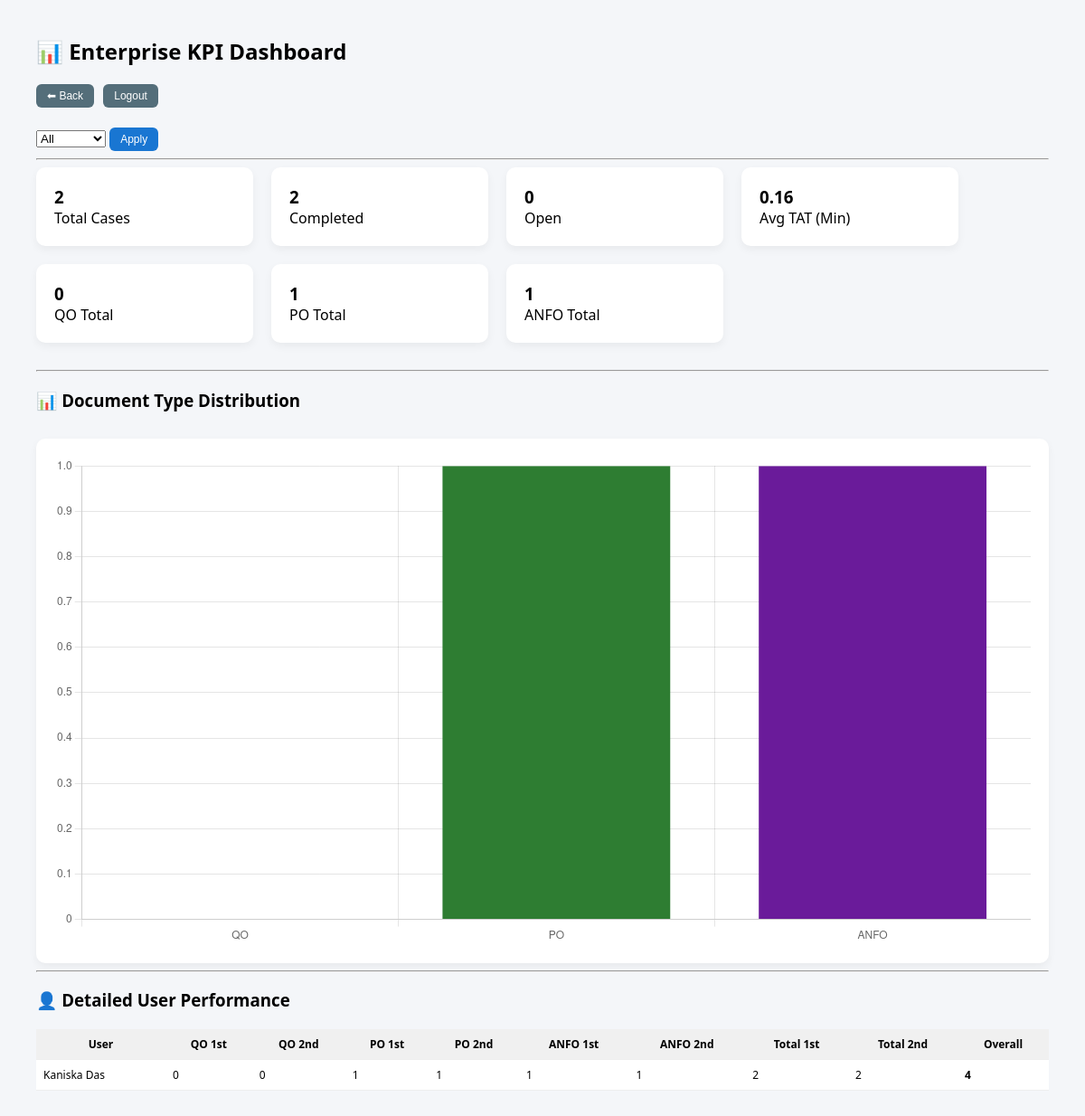
The page /kpi (signed in) on the database its author committed.
### app.py (models this page shows)
class User(UserMixin, db.Model):
    id = db.Column(db.Integer, primary_key=True)
    name = db.Column(db.String(100))
    uid = db.Column(db.String(50))

### app.py (the view)
@app.route('/kpi')
@login_required
def kpi():
    period = request.args.get("period", "all")
    today = datetime.datetime.now()  # ✅ local time
    query = Document.query
    if period == "today":
        start = today.replace(hour=0, minute=0, second=0)
        query = query.filter(Document.created_at >= start)
    elif period == "week":
        start = today - datetime.timedelta(days=7)
        query = query.filter(Document.created_at >= start)
    elif period == "month":
        start = today - datetime.timedelta(days=30)
        query = query.filter(Document.created_at >= start)
    elif period == "quarter":
        start = today - datetime.timedelta(days=90)
        query = query.filter(Document.created_at >= start)
    elif period == "half":
        start = today - datetime.timedelta(days=180)
        query = query.filter(Document.created_at >= start)
    elif period == "year":
        start = today - datetime.timedelta(days=365)
        query = query.filter(Document.created_at >= start)
    docs = query.all()
    total_cases = len(docs)
    completed_cases = len([d for d in docs if d.completed_at])
    open_cases = total_cases - completed_cases
    total_minutes = 0
    for d in docs:
        if d.completed_at:
            total_minutes += (d.completed_at - d.created_at).total_seconds() / 60
    avg_time = round(total_minutes / completed_cases, 2) if completed_cases else 0
    qo_total = len([d for d in docs if d.doc_type == "QO"])
    po_total = len([d for d in docs if d.doc_type == "PO"])
    anfo_total = len([d for d in docs if d.doc_type == "ANFO"])
    users = User.query.all()
    user_stats = []
    for user in users:
        docs_1st = [d for d in docs if d.signer1 == user.name]
        docs_2nd = [d for d in docs if d.signer2 == user.name]
        stats = {
            "name": user.name,
            "qo_1st": len([d for d in docs_1st if d.doc_type == "QO"]),
            "qo_2nd": len([d for d in docs_2nd if d.doc_type == "QO"]),
            "po_1st": len([d for d in docs_1st if d.doc_type == "PO"]),
            "po_2nd": len([d for d in docs_2nd if d.doc_type == "PO"]),
            "anfo_1st": len([d for d in docs_1st if d.doc_type == "ANFO"]),
            "anfo_2nd": len([d for d in docs_2nd if d.doc_type == "ANFO"]),
            "total_1st": len(docs_1st),
            "total_2nd": len(docs_2nd),
        }
        stats["overall"] = stats["total_1st"] + stats["total_2nd"]
        user_stats.append(stats)
    return render_template("kpi.html",
                           total_cases=total_cases,
                           completed_cases=completed_cases,
                           open_cases=open_cases,
                           avg_time=avg_time,
                           qo_total=qo_total,
                           po_total=po_total,
                           anfo_total=anfo_total,
                           user_stats=user_stats,
                           period=period)

### app.py (called while the page is built)
@login_manager.user_loader
def load_user(user_id):
    return User.query.get(int(user_id))

### templates/kpi.html (shortened to what this page needs)
<!DOCTYPE html>
<html>
<head>
</head>
<body>
<h2>📊 Enterprise KPI Dashboard</h2>
<a href="/dashboard"><button class="gray">⬅ Back</button></a>
<a href="/logout"><button class="gray">Logout</button></a>
<br><br>
<form method="GET">
<select name="period">
<option value="all">All</option>
</select>
<button class="primary">Apply</button>
</form>
<hr>
<div class="card-container">
<div class="card"><h3>{{ total_cases }}</h3>Total Cases</div>
<div class="card"><h3>{{ completed_cases }}</h3>Completed</div>
<div class="card"><h3>{{ open_cases }}</h3>Open</div>
<div class="card"><h3>{{ avg_time }}</h3>Avg TAT (Min)</div>
<div class="card"><h3>{{ qo_total }}</h3>QO Total</div>
<div class="card"><h3>{{ po_total }}</h3>PO Total</div>
<div class="card"><h3>{{ anfo_total }}</h3>ANFO Total</div>
</div>
<hr>
<h3>📊 Document Type Distribution</h3>
<div class="chart-container">
<canvas id="typeChart"></canvas>
</div>
<hr>
<h3>👤 Detailed User Performance</h3>
<table>
<tr>
<th>User</th>
<th>QO 1st</th>
<th>QO 2nd</th>
<th>PO 1st</th>
<th>PO 2nd</th>
<th>ANFO 1st</th>
<th>ANFO 2nd</th>
<th>Total 1st</th>
<th>Total 2nd</th>
<th>Overall</th>
</tr>
{% for u in user_stats %}
<tr>
<td>{{ u.name }}</td>
<td>{{ u.qo_1st }}</td>
<td>{{ u.qo_2nd }}</td>
<td>{{ u.po_1st }}</td>
<td>{{ u.po_2nd }}</td>
<td>{{ u.anfo_1st }}</td>
<td>{{ u.anfo_2nd }}</td>
<td>{{ u.total_1st }}</td>
<td>{{ u.total_2nd }}</td>
<td><b>{{ u.overall }}</b></td>
</tr>
{% endfor %}
</table>
<script>
const ctx = document.getElementById('typeChart');
new Chart(ctx, {
    type: 'bar',
    data: {
        labels: ['QO', 'PO', 'ANFO'],
        datasets: [{
            label: 'Cases',
            data: [{{ qo_total }}, {{ po_total }}, {{ anfo_total }}],
            backgroundColor: [
                '#1976d2',
                '#2e7d32',
                '#6a1b9a'
            ]
        }]
    },
    options: {
        responsive: true,
        plugins: {
            legend: { display: false }
        }
    }
});
</script>
</body>
</html>

### templates/kpi.html (style rules this page uses)
body { font-family:Segoe UI; background:#f4f6f9; margin:40px; }
button { padding:6px 12px; border:none; border-radius:6px; cursor:pointer; font-size:12px; margin-right:6px; }
.gray { background:#546e7a;color:white; }
.primary { background:#1976d2;color:white; }
.card-container { display:flex;gap:20px;flex-wrap:wrap;margin-bottom:30px; }
.card { background:white;padding:20px;border-radius:10px;width:200px;box-shadow:0 4px 10px rgba(0,0,0,0.05); }
.card h3 { margin:0; }
table { width:100%;border-collapse:collapse;background:white;margin-top:20px; }
th,td { padding:8px;border-bottom:1px solid #eee;font-size:12px; }
th { background:#f0f0f0; }
.chart-container { background:white;padding:20px;border-radius:10px;margin-top:30px;box-shadow:0 4px 10px rgba(0,0,0,0.05); }

### rows shown on the page
User: name "Kaniska Das", qo_1st "0", qo_2nd "0", po_1st "1", po_2nd "1", anfo_1st "1", anfo_2nd "1", total_1st "2", total_2nd "2", overall "4"

### other values the page prints
{{ total_cases }} "2"
{{ completed_cases }} "2"
{{ open_cases }} "0"
{{ avg_time }} "0.16"
{{ qo_total }} "0"
{{ po_total }} "1"
{{ anfo_total }} "1"
chart data {{ qo_total }} 0
chart data {{ po_total }} 1
chart data {{ anfo_total }} 1
